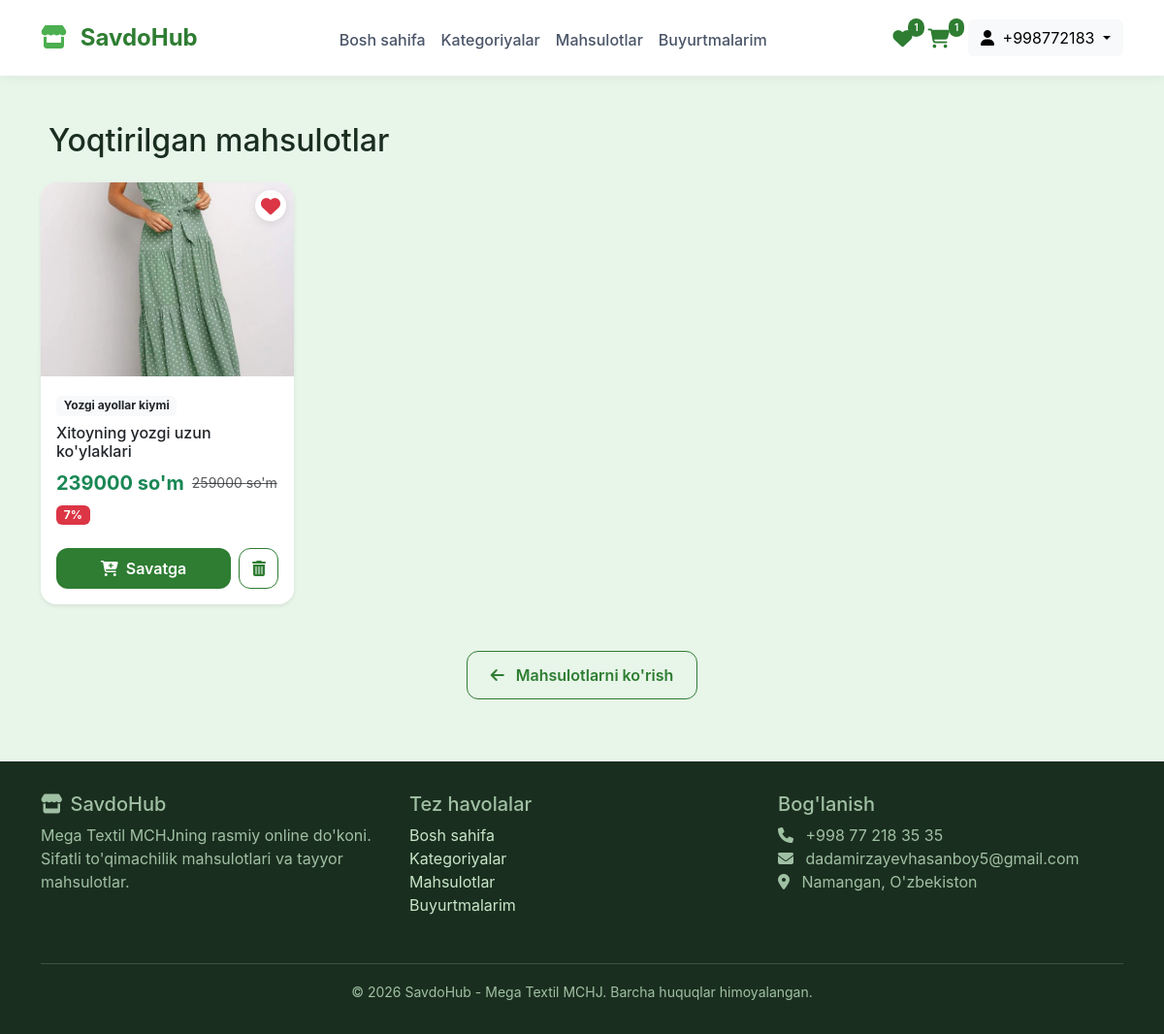
The page /wishlist/ (signed in) on the database as committed earlier.
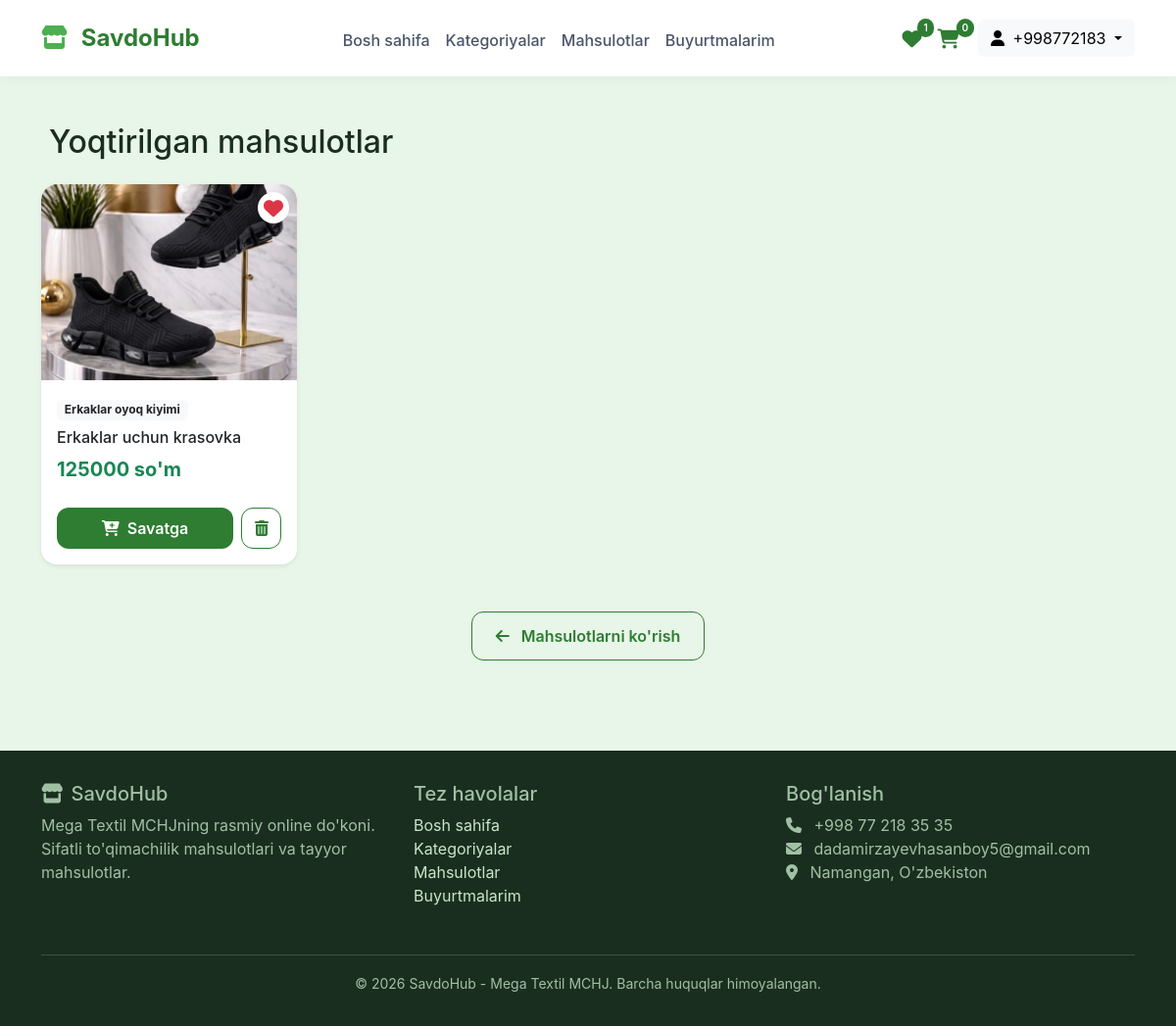
The same page on the database as committed later.
### shop/models.py (models this page shows, shortened)
class Wishlist(models.Model):
    user = models.ForeignKey(User, on_delete=models.CASCADE, related_name='wishlists', verbose_name="Foydalanuvchi")
    product = models.ForeignKey(Product, on_delete=models.CASCADE, related_name='wishlists', verbose_name="Mahsulot")
    created_at = models.DateTimeField(auto_now_add=True, verbose_name="Qo'shilgan vaqt")
    class Meta:
        verbose_name = "Yoqtirilgan mahsulot"
        verbose_name_plural = "Yoqtirilgan mahsulotlar"
        unique_together = ['user', 'product']

class Product(models.Model):
    category = models.ForeignKey(Category, on_delete=models.CASCADE, related_name='products')
    name = models.CharField(max_length=200)
    slug = models.SlugField(unique=True)
    description = models.TextField()
    price = models.DecimalField(max_digits=10, decimal_places=2)
    old_price = models.DecimalField(max_digits=10, decimal_places=2, blank=True, null=True)
    image = models.ImageField(upload_to='products/')
    image2 = models.ImageField(upload_to='products/', blank=True, null=True)
    image3 = models.ImageField(upload_to='products/', blank=True, null=True)
    is_available = models.BooleanField(default=True)
    is_featured = models.BooleanField(default=False)
    is_new = models.BooleanField(default=False)
    created_at = models.DateTimeField(auto_now_add=True)
    class Meta:
        verbose_name = "Mahsulot"
        verbose_name_plural = "Mahsulotlar"
        ordering = ['-created_at']
    def get_absolute_url(self):
        return reverse('shop:product_detail', args=[self.category.slug, self.slug])
    @property
    def discount_percent(self):
        if self.old_price and self.old_price > self.price:
            return int(((self.old_price - self.price) / self.old_price) * 100)
        return 0

class Category(models.Model):
    name = models.CharField(max_length=100, verbose_name="Kategoriya nomi")
    slug = models.SlugField(unique=True, verbose_name="URL manzil")
    image = models.ImageField(upload_to='categories/', blank=True, null=True, verbose_name="Rasm")
    order = models.IntegerField(default=0, verbose_name="Tartib")
    created_at = models.DateTimeField(auto_now_add=True, verbose_name="Yaratilgan vaqt")
    class Meta:
        verbose_name = "Kategoriya"
        verbose_name_plural = "Kategoriyalar"
        ordering = ['order', 'name']

### shop/views.py (the view)
# urls.py: path('wishlist/', views.wishlist_view, name='wishlist'),
def wishlist_view(request):
    if not request.user.is_authenticated:
        messages.warning(request, 'Yoqtirilgan mahsulotlaringizni ko\'rish uchun tizimga kiring!')
        return redirect('accounts:login')
    wishlist_items = Wishlist.objects.filter(user=request.user).order_by('-created_at')
    context = {
        'wishlist_items': wishlist_items,
        'cart_total_items': get_cart_total_items(request),
        'wishlist_count': get_wishlist_count(request),
    }
    return render(request, 'shop/wishlist.html', context)

### shop/models.py (called while the page is built)
    @property
    def total_items(self):
        return sum(item.quantity for item in self.items.all())

### shop/views.py (called while the page is built)
def get_cart_total_items(request):
    if request.user.is_authenticated:
        cart = Cart.objects.filter(user=request.user).first()
        return cart.total_items if cart else 0
    else:
        session_cart = get_or_create_session_cart(request)
        return session_cart.total_items

def get_wishlist_count(request):
    if request.user.is_authenticated:
        return Wishlist.objects.filter(user=request.user).count()
    return 0

### shop/templates/shop/wishlist.html (shortened to what this page needs)
{% extends 'shop/base.html' %}
{% block content %}
<div class="container">
    <h2 class="mb-4" style="color: #1a2e1f;">
        Yoqtirilgan mahsulotlar
    </h2>
    {% if wishlist_items %}
    <div class="row g-4">
        {% for item in wishlist_items %}
        <div class="col-md-4 col-lg-3">
            <div class="card h-100 border-0 shadow-sm rounded-4 product-card position-relative">
                <a href="{{ item.product.get_absolute_url }}" class="text-decoration-none">
                    {% if item.product.image %}
                    <img src="{{ item.product.image.url }}" class="card-img-top rounded-top-4" alt="{{ item.product.name }}" style="height: 200px; object-fit: cover;">
                    {% else %}
                    <div class="bg-light rounded-top-4 d-flex align-items-center justify-content-center" style="height: 200px;">
                        <i class="fas fa-image fa-4x text-muted"></i>
                    </div>
                    {% endif %}
                    <div class="card-body">
                        <div class="mb-2">
                            <span class="badge bg-light text-dark">{{ item.product.category.name }}</span>
                        </div>
                        <h6 class="card-title text-dark mb-2">{{ item.product.name|truncatechars:50 }}</h6>
                        <div class="d-flex align-items-center gap-2 flex-wrap">
                            <span class="fw-bold text-success fs-5">{{ item.product.price|floatformat:0 }} so'm</span>
                            {% if item.product.old_price %}
                            <span class="text-muted text-decoration-line-through small">{{ item.product.old_price|floatformat:0 }} so'm</span>
                            <span class="badge bg-danger">{{ item.product.discount_percent }}%</span>
                            {% endif %}
                        </div>
                    </div>
                </a>
                <div class="card-footer bg-transparent border-0 pb-3">
                    <div class="d-flex gap-2">
                        <button class="btn-primary-custom flex-grow-1 add-to-cart-btn" data-product-id="{{ item.product.id }}" style="padding: 0.5rem;">
                            <i class="fas fa-cart-plus me-1"></i> Savatga
                        </button>
                        <button class="btn-outline-custom wishlist-remove-btn" data-product-id="{{ item.product.id }}" style="padding: 0.5rem;">
                            <i class="fas fa-trash-alt me-1" style="margin-left: 5px;"></i>
                        </button>
                    </div>
                </div>
                <button class="btn btn-link position-absolute top-0 end-0 m-2 text-danger wishlist-remove-btn" data-product-id="{{ item.product.id }}" style="background: white; border-radius: 50%; width: 32px; height: 32px; display: flex; align-items: center; justify-content: center; box-shadow: 0 2px 8px rgba(0,0,0,0.1); z-index: 10; text-decoration: none;">
                    <i class="fas fa-heart fa-lg"></i>
                </button>
            </div>
        </div>
        {% endfor %}
    </div>
    <div class="text-center mt-5">
        <a href="{% url 'shop:product_list' %}" class="btn-outline-custom">
            <i class="fas fa-arrow-left me-2"></i> Mahsulotlarni ko'rish
        </a>
    </div>
    {% endif %}
</div>
{% endblock %}

### shop/templates/shop/base.html (shortened to what the changed rows need)
<!DOCTYPE html>
<html lang="uz">
<head>
    <link href="https://cdn.jsdelivr.net/npm/bootstrap@5.3.0/dist/css/bootstrap.min.css" rel="stylesheet">
    <link rel="stylesheet" href="https://cdnjs.cloudflare.com/ajax/libs/font-awesome/6.5.1/css/all.min.css">
</head>
<body>
<nav class="navbar navbar-expand-lg sticky-top">
    <div class="container">
        <div class="collapse navbar-collapse" id="navbarNav">
            <div class="d-flex gap-3 align-items-center">
                <a href="{% url 'shop:cart' %}" class="cart-badge position-relative">
                    <i class="fas fa-shopping-cart fa-lg" style="color: #2e7d32; margin-right: 3px;">
                    </i>
                    <span class="cart-count" id="cartCount">{{ cart_total_items|default:0 }}</span>
                </a>
            </div>
        </div>
    </div>
</nav>
<div class="main-container">
    {% block content %}{% endblock %}
</div>
</body>
</html>

Rows that differ between the two databases and show on the page:
removed Wishlist: product.image (picture), product.category.name "Yozgi ayollar kiymi", product.name "Xitoyning yozgi uzun ko'ylaklari", product.price "239000", product.old_price "259000", product.discount_percent "7"
added Wishlist: product.image (picture), product.category.name "Erkaklar oyoq kiyimi", product.name "Erkaklar uchun krasovka", product.price "125000"
Other text that changed with them:
{{ cart_total_items|default:0 }}: "1" → "0"
